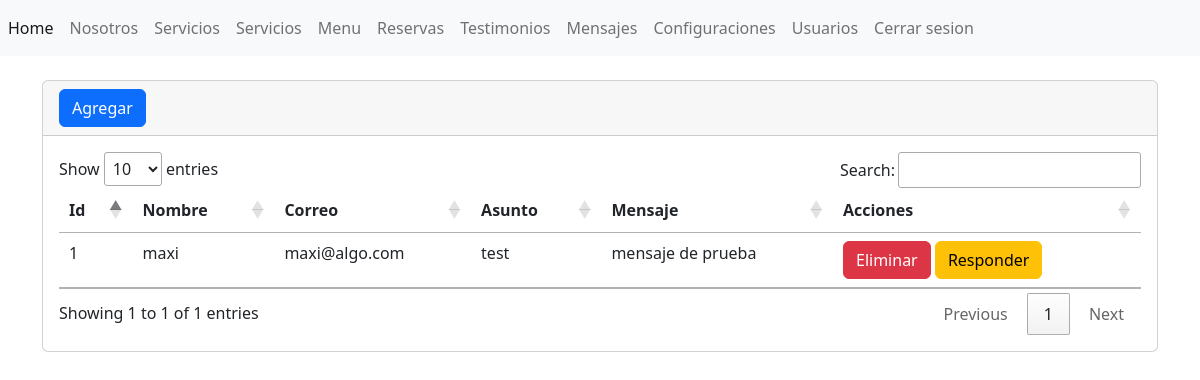
Page /admin/secciones/mensajes/index.php on the committed database.
### tables this page shows
CREATE TABLE IF NOT EXISTS tbl_mensajes (
  id INT AUTO_INCREMENT PRIMARY KEY,
  nombre VARCHAR(255) NOT NULL,
  correo VARCHAR(255) NOT NULL,
  asunto VARCHAR(255) NOT NULL,
  mensaje VARCHAR(255) NOT NULL
);

### admin/secciones/mensajes/index.php (the view, shortened to what this page needs)
<?php include("../../bd.php");
    $sentencia= $conexion->prepare("SELECT * FROM `tbl_mensajes`");
    $sentencia->execute();
    $lista_mensajes=$sentencia->fetchAll(PDO::FETCH_ASSOC);
 include("../../templates/header.php");?>
<div class="card">
    <div class="card-header">
        <a name="" id="" class="btn btn-primary" href="crear.php" role="button">Agregar </a>
    </div>
    <div class="card-body">
         <div class="table-responsive">
            <table class="table">
                <thead>
                    <tr>
                        <th scope="col">Id</th>
                        <th scope="col">Nombre</th>
                        <th scope="col">Correo</th>
                        <th scope="col">Asunto</th>
                        <th scope="col">Mensaje</th>
                        <th scope="col">Acciones</th>
                    </tr>
                </thead>
                <tbody>
                <?php foreach($lista_mensajes as $registros){?>
                    <tr>
                        <td><?php echo $registros["id"] ?></td>
                        <td><?php echo $registros["nombre"] ?></td>
                        <td><?php echo $registros["correo"] ?></td>
                        <td><?php echo $registros["asunto"] ?></td>
                        <td><?php echo $registros["mensaje"] ?></td>
                        <td>
                        <a name="" id="" class="btn btn-danger" href="index.php?txtid=<?php echo $registros['id']; ?>" role="button">Eliminar</a>
                        <a name="" id="" class="btn btn-warning" href="#" role="button">Responder</a>
                        </td>
                    </tr>
                  <?php } ?>
                </tbody>
            </table>
        </div>
    </div>
</div>
<?php include("../../templates/footer.php"); ?>

### rows in the picture
tbl_mensajes: id "1", nombre "maxi", correo "maxi@algo.com", asunto "test", mensaje "mensaje de prueba"
